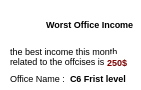
        <widget class="QWidget" name="chargeStatOffice_3" native="true">
         <property name="geometry">
          <rect>
           <x>220</x>
           <y>10</y>
           <width>141</width>
           <height>90</height>
          </rect>
         </property>
         <property name="styleSheet">
          <string notr="true">background-color:white;
border-radius:5px;</string>
         </property>
         <widget class="QLabel" name="worst_icon1">
          <property name="geometry">
           <rect>
            <x>8</x>
            <y>6</y>
            <width>31</width>
            <height>31</height>
           </rect>
          </property>
          <property name="text">
           <string/>
          </property>
          <property name="pixmap">
           <pixmap resource="res.qrc">:/img/img/down_icone.png</pixmap>
          </property>
         </widget>
         <widget class="QLabel" name="worst_office_icome_titel1">
          <property name="geometry">
           <rect>
            <x>46</x>
            <y>16</y>
            <width>101</width>
            <height>16</height>
           </rect>
          </property>
          <property name="font">
           <font>
            <pointsize>7</pointsize>
            <weight>75</weight>
            <bold>true</bold>
           </font>
          </property>
          <property name="styleSheet">
           <string notr="true">font-weight:bold;</string>
          </property>
          <property name="text">
           <string>Worst Office Income</string>
          </property>
         </widget>
         <widget class="QLabel" name="office_name4">
          <property name="geometry">
           <rect>
            <x>10</x>
            <y>70</y>
            <width>61</width>
            <height>16</height>
           </rect>
          </property>
          <property name="font">
           <font>
            <pointsize>7</pointsize>
           </font>
          </property>
          <property name="text">
           <string>Office Name :</string>
          </property>
         </widget>
         <widget class="QLabel" name="office_name_worst1">
          <property name="geometry">
           <rect>
            <x>70</x>
            <y>70</y>
            <width>61</width>
            <height>16</height>
           </rect>
          </property>
          <property name="font">
           <font>
            <pointsize>7</pointsize>
            <weight>75</weight>
            <bold>true</bold>
           </font>
          </property>
          <property name="text">
           <string>C6 Frist level</string>
          </property>
         </widget>
         <widget class="QLabel" name="des_worst1">
          <property name="geometry">
           <rect>
            <x>10</x>
            <y>46</y>
            <width>121</width>
            <height>21</height>
           </rect>
          </property>
          <property name="font">
           <font>
            <pointsize>7</pointsize>
           </font>
          </property>
          <property name="styleSheet">
           <string notr="true">font-weight:5px;</string>
          </property>
          <property name="text">
           <string>the best income this month related to the offcises is</string>
          </property>
          <property name="wordWrap">
           <bool>true</bool>
          </property>
         </widget>
         <widget class="QLabel" name="red_label_worst">
          <property name="geometry">
           <rect>
            <x>107</x>
            <y>54</y>
            <width>31</width>
            <height>16</height>
           </rect>
          </property>
          <property name="font">
           <font>
            <pointsize>7</pointsize>
            <weight>75</weight>
            <bold>true</bold>
           </font>
          </property>
          <property name="styleSheet">
           <string notr="true">color:#7C0000;</string>
          </property>
          <property name="text">
           <string>250$</string>
          </property>
         </widget>
        </widget>
